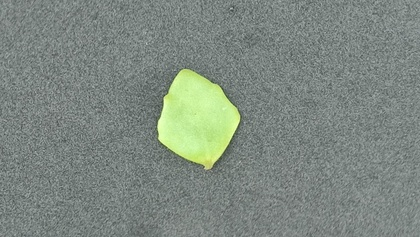
%> input picture test.jpeg, 420 x 237 px, shrunk from 1600 x 901 before the run
$ octave test.m   (GNU Octave 9; MATLAB toolbox functions it lacks are replaced by stand-ins)
%> lines starting %> are read from the running program, lines starting %| are printed output that depends on the picture; in (x1, y1, x2, y2) boxes, pixels count from 0 and x2, y2 are one past the last pixel; in counts of white or black regions, pixels touching at a corner belong together; the program's own positions count from 1
clear all;
close all;
pkg load image;
im = imread("test.jpeg");
%> im is the input picture: size 237x420x3 uint8; mean R, G, B 126.2, 136.5, 128.5

figure(1)
imshow(im(:,:,1))
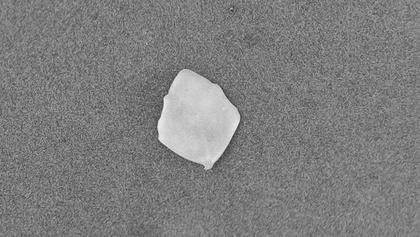
%> displayed picture: size 237x420, on the screen's scale of 0 to 255; min 49, max 238, mean 126.2


figure(2)
imshow(im(:,:,2))
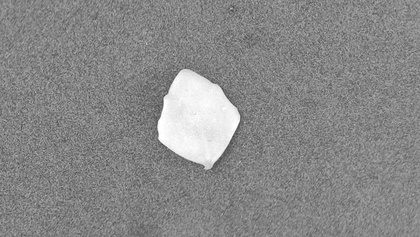
%> displayed picture: size 237x420, on the screen's scale of 0 to 255; min 65, max 255, mean 136.5


figure(3)
imshow(im(:,:,3))
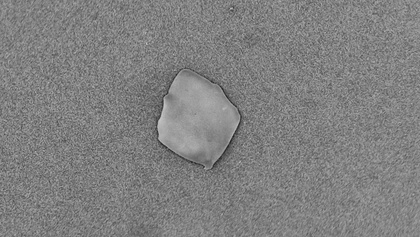
%> displayed picture: size 237x420, on the screen's scale of 0 to 255; min 32, max 199, mean 128.5

im2 = im(:,:,2) > 190;
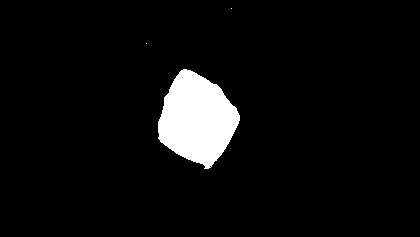
%> im2: size 237x420 logical; 5.5% white; 3 white regions (2 under 20 px), largest, box (x1, y1, x2, y2) and area: (158, 69, 240, 169) 5427

ee = [1,1,1;
1,1,1;
1,1,1];
im2 = imerode (im2,ee);
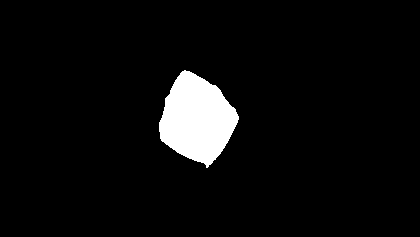
%> im2: size 237x420 logical; 5.1% white; 1 white region, box (x1, y1, x2, y2) and area: (159, 70, 239, 168) 5062

figure(4)
imshow(im2)
